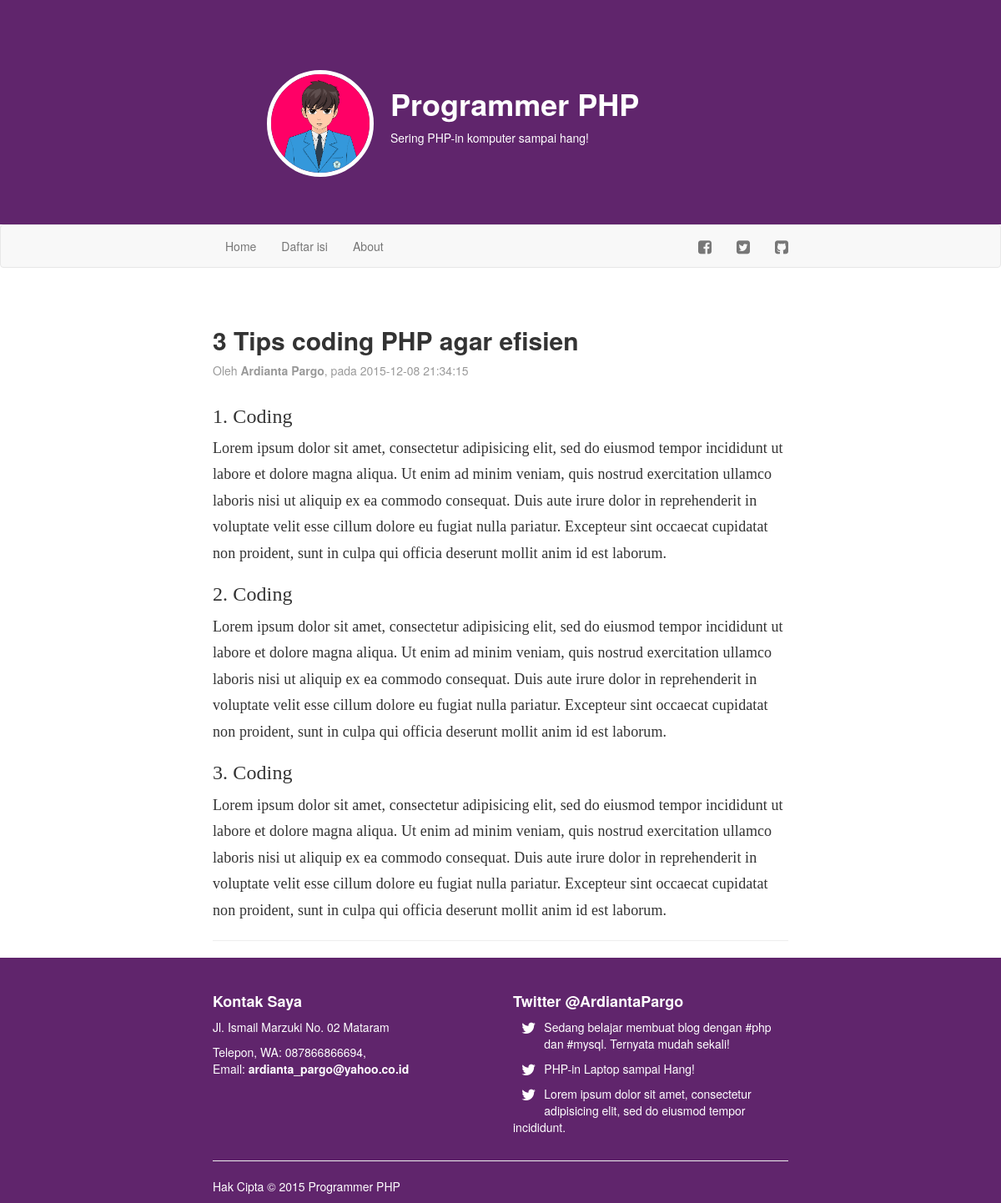
Page /artikel.php?id=2 on the earlier database version.
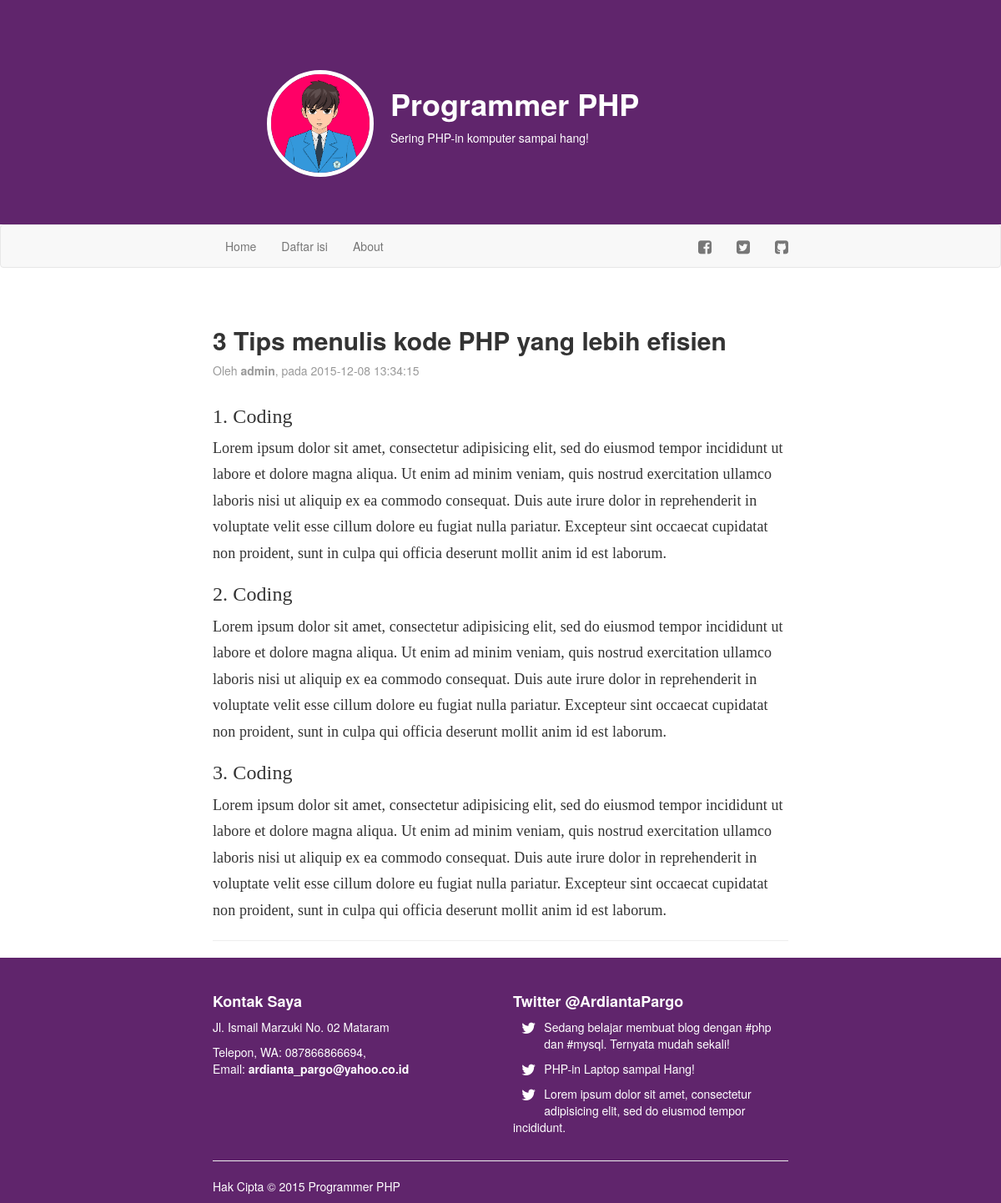
Same page on the later database version.
### tables this page shows
CREATE TABLE IF NOT EXISTS `artikel` (
  `id` int(11) NOT NULL,
  `judul` varchar(255) NOT NULL,
  `isi` text NOT NULL,
  `tanggal` timestamp NOT NULL DEFAULT CURRENT_TIMESTAMP,
  `penulis` varchar(128) NOT NULL
);

### artikel.php (the view, shortened to what this page needs)
<?php include("konektor.php"); ?>
<!DOCTYPE html>
<html>
    <head>
        <link rel="stylesheet" href="bootstrap/css/bootstrap.css" />
        <link rel="stylesheet" href="bootstrap/css/style.css" />
        <link rel="stylesheet" href="font-awesome/css/font-awesome.css" />
    </head>
    <body>
        <header>
            <?php include("header.php"); ?>
        </header>
        <nav class="navbar navbar-default"><?php include("menu.php"); ?></nav>
        <article>
            <div class="container wrap">
                <div class="row">
                    <div class="col-md-12">
                        <?php
                            if(isset($_GET['id']) && !empty($_GET['id'])){
                                $id = $_GET['id'];
                                $query = mysqli_query($koneksi, "SELECT * FROM artikel WHERE id='$id' ORDER BY tanggal DESC");
                                if(mysqli_num_rows($query) > 0 ){
                                    while($artikel = mysqli_fetch_array($query)){
                                        echo "<div class='artikel-kop'>";
                                        echo "<h2><b>".$artikel['judul']."</b></h2>";
                                        echo "<p class='artikel-tanggal'>Oleh <b>".$artikel['penulis']."</b>, pada ".$artikel['tanggal']."</p>";
                                        echo "</div>";
                                        echo "<div class='artikel-isi'>";
                                        echo $artikel['isi'];
                                        echo "</div><hr/>";
                                    }
                                } else {
                                    include("404.php");
                                }
                            } else {
                                include("404.php");
                            }
                        ?>
                    </div>
                </div>
            </div>
        </article>
        <footer>
            <?php include("footer.php"); ?>
        </footer>
    </body>
</html>

Differences in the rows shown:
changed artikel: judul "3 Tips coding PHP agar efisien" → "3 Tips menulis kode PHP yang lebih efisien"; penulis "Ardianta Pargo" → "admin"; tanggal "2015-12-08 21:34:15" → "2015-12-08 13:34:15"
